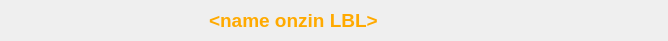
<?xml version="1.0" encoding="UTF-8"?>
<ui version="4.0">
 <class>ProcessStepWidget</class>
 <widget class="QWidget" name="ProcessStepWidget">
  <property name="geometry">
   <rect>
    <x>0</x>
    <y>0</y>
    <width>668</width>
    <height>41</height>
   </rect>
  </property>
  <property name="windowTitle">
   <string>Form</string>
  </property>
  <property name="styleSheet">
   <string notr="true"/>
  </property>
  <layout class="QHBoxLayout" name="horizontalLayout">
   <property name="spacing">
    <number>1</number>
   </property>
   <property name="margin">
    <number>5</number>
   </property>
   <item>
    <widget class="QLabel" name="nameLBL">
     <property name="minimumSize">
      <size>
       <width>200</width>
       <height>0</height>
      </size>
     </property>
     <property name="maximumSize">
      <size>
       <width>250</width>
       <height>16777215</height>
      </size>
     </property>
     <property name="styleSheet">
      <string notr="true"/>
     </property>
     <property name="text">
      <string>&lt;!DOCTYPE HTML PUBLIC &quot;-//W3C//DTD HTML 4.0//EN&quot; &quot;http://www.w3.org/TR/REC-html40/strict.dtd&quot;&gt;
&lt;html&gt;&lt;head&gt;&lt;meta name=&quot;qrichtext&quot; content=&quot;1&quot; /&gt;&lt;style type=&quot;text/css&quot;&gt;
p, li { white-space: pre-wrap; }
&lt;/style&gt;&lt;/head&gt;&lt;body style=&quot; font-family:'MS Shell Dlg 2'; font-size:8.25pt; font-weight:400; font-style:normal;&quot;&gt;
&lt;p style=&quot; margin-top:12px; margin-bottom:12px; margin-left:0px; margin-right:0px; -qt-block-indent:0; text-indent:0px;&quot;&gt;&lt;span style=&quot; font-size:14pt; font-weight:600; color:#ffaa00;&quot;&gt;&amp;lt;name onzin LBL&amp;gt;&lt;/span&gt;&lt;/p&gt;&lt;/body&gt;&lt;/html&gt;</string>
     </property>
    </widget>
   </item>
   <item>
    <layout class="QGridLayout" name="parameterLayout">
     <property name="horizontalSpacing">
      <number>3</number>
     </property>
     <property name="verticalSpacing">
      <number>0</number>
     </property>
    </layout>
   </item>
  </layout>
 </widget>
 <resources/>
 <connections/>
</ui>
